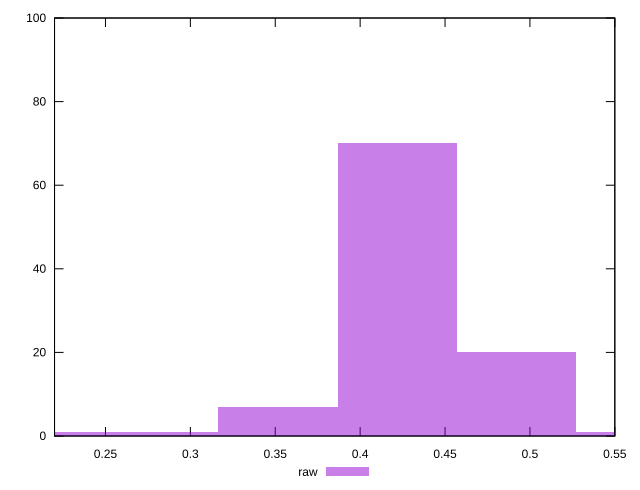

The gnuplot source for this figure:
reset

$raw <<EOF
0.281219541886419 1
0.21091465641481427 1
0.42182931282962854 70
0.4921341983012333 20
0.35152442735802375 7
0.562439083772838 1
EOF

set key outside below
set boxwidth 0.07030488547160475
set xrange [0.22:0.55]
set yrange [0:100]
set trange [0:100]
set style fill transparent solid 0.5 noborder
set terminal svg size 640, 490 enhanced background rgb 'white'
set output "report_00017_2021-02-10T15-08-03.406Z/meta/score/samples/pages/raw/histogram.svg"

plot $raw title "raw" with boxes

reset
